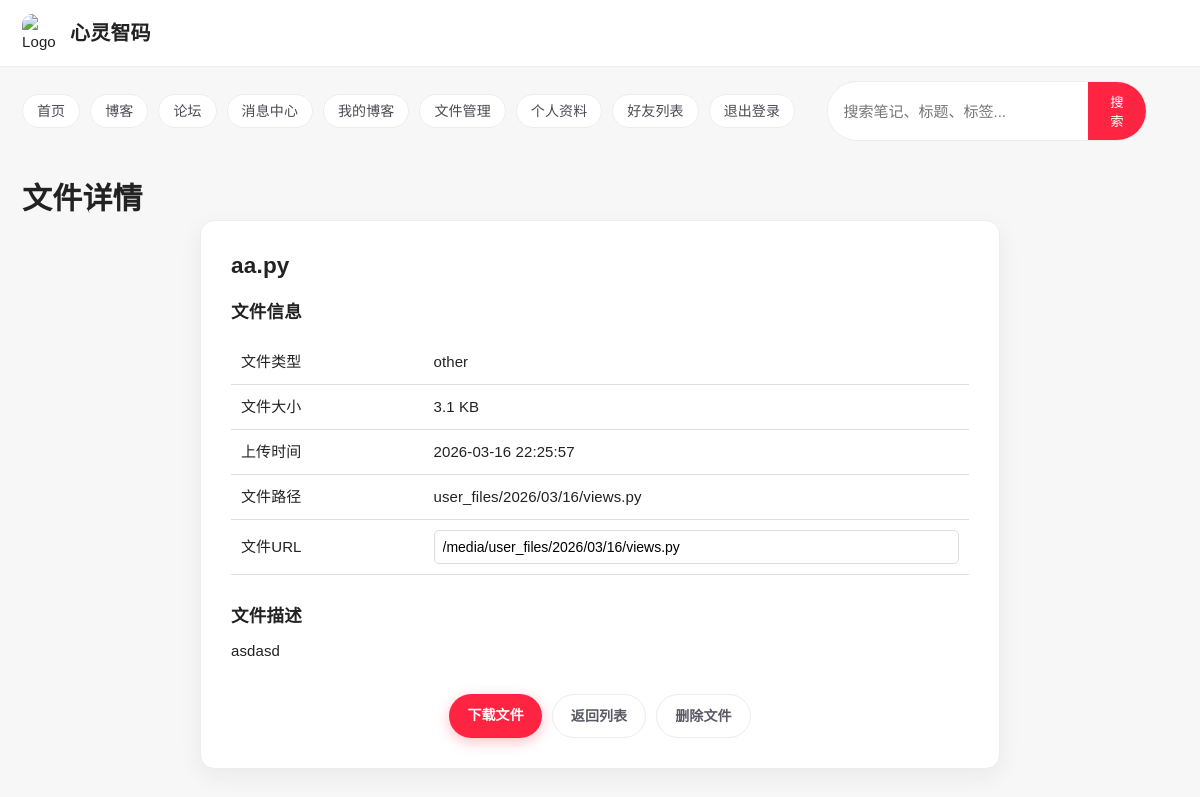
/files/detail/3/ (signed in), run on the app's committed database.
### filemanager/models.py (models this page shows, shortened)
class UserFile(models.Model):
    user = models.ForeignKey(User, on_delete=models.CASCADE, related_name='files')
    file = models.FileField(upload_to='user_files/%Y/%m/%d/')
    name = models.CharField(max_length=255, blank=True, help_text='文件名称（可选）')
    description = models.TextField(blank=True, help_text='文件描述（可选）')
    uploaded_at = models.DateTimeField(auto_now_add=True)
    file_type = models.CharField(max_length=50, blank=True, help_text='文件类型')
    size = models.BigIntegerField(blank=True, null=True, help_text='文件大小（字节）')

### filemanager/views.py (the view)
# urls.py: path('detail/<int:pk>/', file_detail, name='file_detail'),
@login_required
def file_detail(request, pk):
    user_file = get_object_or_404(UserFile, pk=pk, user=request.user)
    return render(request, 'filemanager/file_detail.html', {'file': user_file})

### filemanager/templates/filemanager/file_detail.html (shortened to what this page needs)
{% extends 'base.html' %}
{% block content %}
    <h1>文件详情</h1>
    <div class="card" style="max-width: 800px; margin: 0 auto; padding: 30px;">
        <h2 style="margin-bottom: 20px;">{{ file.name }}</h2>
        <div style="margin-bottom: 30px;">
            <h3 style="margin-bottom: 15px;">文件信息</h3>
            <table style="width: 100%; border-collapse: collapse;">
                <tr>
                    <td style="padding: 10px; border-bottom: 1px solid #ddd; font-weight: 500;">文件类型</td>
                    <td style="padding: 10px; border-bottom: 1px solid #ddd;">{{ file.file_type }}</td>
                </tr>
                <tr>
                    <td style="padding: 10px; border-bottom: 1px solid #ddd; font-weight: 500;">文件大小</td>
                    <td style="padding: 10px; border-bottom: 1px solid #ddd;">{{ file.size|filesizeformat }}</td>
                </tr>
                <tr>
                    <td style="padding: 10px; border-bottom: 1px solid #ddd; font-weight: 500;">上传时间</td>
                    <td style="padding: 10px; border-bottom: 1px solid #ddd;">{{ file.uploaded_at|date:"Y-m-d H:i:s" }}</td>
                </tr>
                <tr>
                    <td style="padding: 10px; border-bottom: 1px solid #ddd; font-weight: 500;">文件路径</td>
                    <td style="padding: 10px; border-bottom: 1px solid #ddd;">{{ file.file.name }}</td>
                </tr>
                <tr>
                    <td style="padding: 10px; border-bottom: 1px solid #ddd; font-weight: 500;">文件URL</td>
                    <td style="padding: 10px; border-bottom: 1px solid #ddd;">
                        <input type="text" value="{{ file.file.url }}" style="width: 100%; padding: 8px; border: 1px solid #ddd; border-radius: 5px; font-size: 14px;" readonly>
                    </td>
                </tr>
            </table>
        </div>
        {% if file.description %}
            <div style="margin-bottom: 30px;">
                <h3 style="margin-bottom: 10px;">文件描述</h3>
                <p>{{ file.description }}</p>
            </div>
        {% endif %}
        <div style="display: flex; gap: 10px; justify-content: center;">
            <a href="{% url 'download_file' file.pk %}" class="btn">下载文件</a>
            <a href="{% url 'file_list' %}" class="btn btn-secondary">返回列表</a>
            <a href="{% url 'delete_file' file.pk %}" class="btn btn-secondary">删除文件</a>
        </div>
    </div>
{% endblock %}

### templates/base.html (style rules this page uses)
* { margin: 0; padding: 0; box-sizing: border-box; }
:root { --xhs-red: #ff2442; --xhs-red-deep: #e51f3c; --xhs-bg: #f7f7f8; --xhs-card: #ffffff; --xhs-text: #222; --xhs-subtext: #7a7a85; --xhs-border: #ececf1; --xhs-shadow: 0 8px 24px rgba(27, 27, 33, 0.06); }
body { font-family: "PingFang SC", "Microsoft YaHei", Arial, sans-serif; line-height: 1.6; font-size: 15px; letter-spacing: 0.1px; color: var(--xhs-text); background: var(--xhs-bg); }
h1, h2, h3, h4 { line-height: 1.35; letter-spacing: 0.2px; }
p { line-height: 1.7; }
.card { background: var(--xhs-card); border-radius: 14px; padding: 22px; box-shadow: var(--xhs-shadow); margin-bottom: 25px; transition: all 0.3s ease; border: 1px solid var(--xhs-border); }
.btn { display: inline-block; padding: 10px 18px; background: var(--xhs-red); color: white; border: none; border-radius: 999px; cursor: pointer; font-size: 14px; font-weight: 600; transition: all 0.3s ease; text-decoration: none; box-shadow: 0 4px 14px rgba(255, 36, 66, 0.28); }
.btn-secondary { background: #fff; color: #5a5a65; border: 1px solid var(--xhs-border); box-shadow: none; }

### data on the page
UserFile: name "aa.py", file_type "other", size|filesizeformat "3.1 KB", uploaded_at "2026-03-16 22:25:57", file.name "user_files/2026/03/16/views.py", file "/media/user_files/2026/03/16/views.py", description "asdasd"
